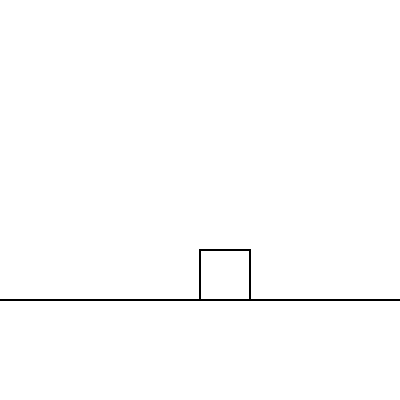
Frame 1 (no input)
Frame 60 (no input): identical to frame 1, image omitted
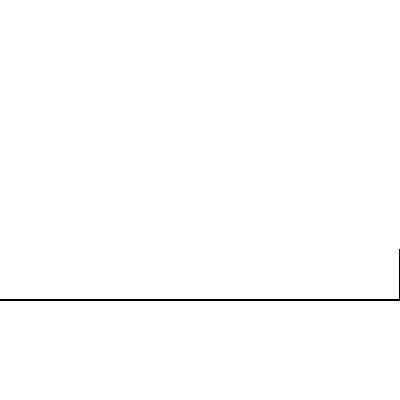
Frame 120 (the mouse pressed at the canvas centre since frame 60)

The p5.js sketch that drew these frames (run headless with seeded random() and noise() and a simulated clock; from frame 60 on, the mouse is pressed at the canvas centre):

// p5.js sketch
// ── sketch.js
var floor_height = 300;
var block_size = 50;

var x0 = 200; // starting position of block

var k = 1;    // spring constant
              // (The larger this value is, the
              // stiffer the spring.)
var m = 1;    // mass of block
var h = 1/60; // timestep

var x, v;     // position and velocity

function setup() {
    createCanvas(400, 400);
    
    // Set initial position and value.
    x = x0;
    v = 0;
    
    // Draw with thick black lines.
    stroke(0);
    strokeWeight(2);
}

function draw() {
    // Draw on a white background.
    background(255);
    
    // Drag the block to a different location
    // with the mouse.
    if (mouseIsPressed) {
        x += (mouseX - pmouseX);
        v = 0;
    }
    
    // This is where the physics happens!
    update();
    
    // Draw the floor.
    line(0, floor_height,
        width, floor_height);
    
    // Draw the block.
    rect(x, floor_height - block_size,
        block_size, block_size);
}

function update() {
    // TODO: Implement the governing equations
    // that will make the block move as if it's
    // attached to a spring!
}
